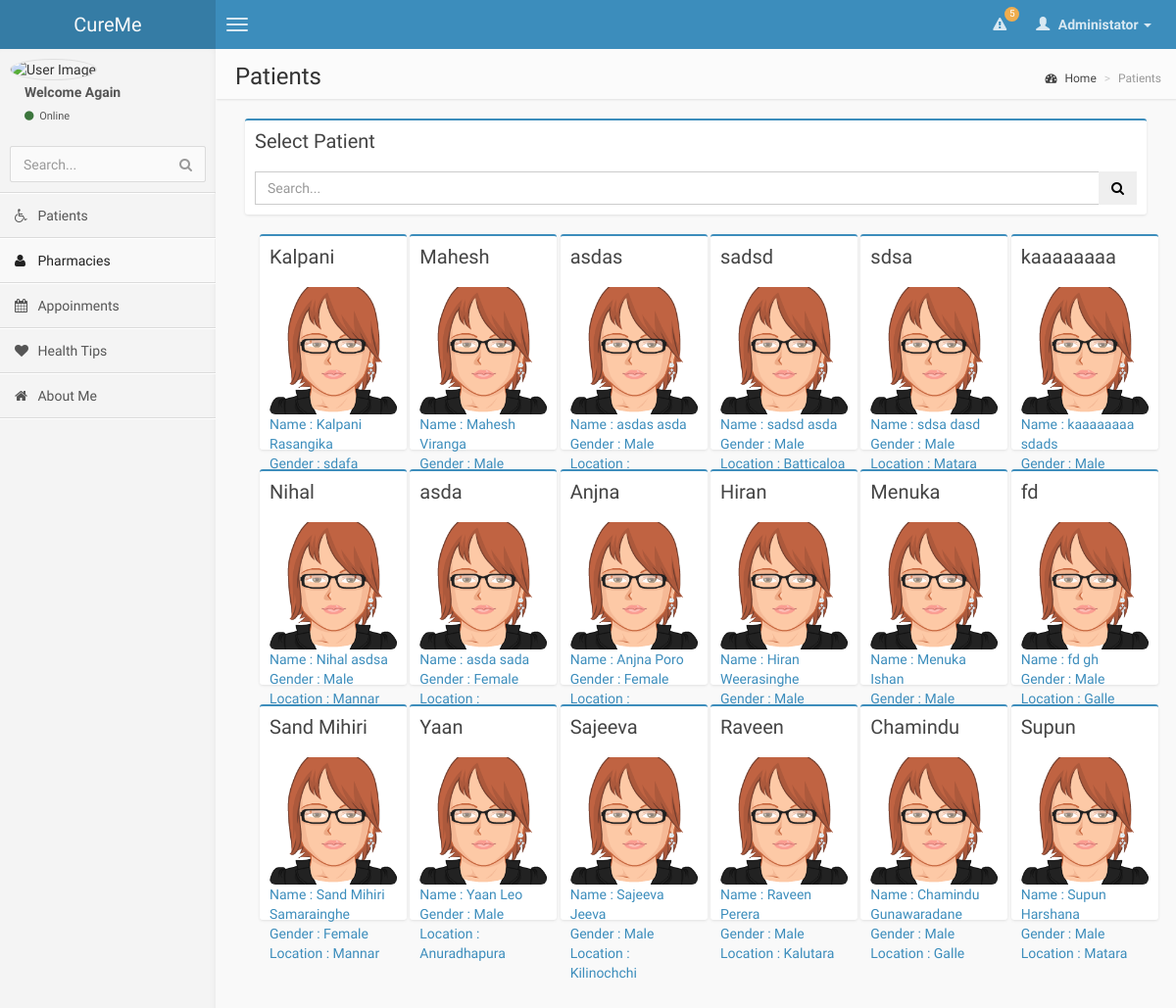
The page /views/doctor/select_patient.php (signed in) on the database its author committed.
### tables this page shows
CREATE TABLE IF NOT EXISTS `patient` (
  `patient_Id` int(11) NOT NULL,
  `active` int(1) NOT NULL DEFAULT '0',
  `patient_FName` varchar(45) NOT NULL,
  `patient_LName` varchar(45) NOT NULL,
  `email` varchar(1024) NOT NULL,
  `address_No` varchar(45) DEFAULT NULL,
  `address_Street` varchar(45) DEFAULT NULL,
  `address_City` varchar(45) DEFAULT NULL,
  `date_Of_Birth` date NOT NULL,
  `mobile_Number` varchar(45) DEFAULT NULL,
  `gender` varchar(6) NOT NULL,
  `date_Of_Registration` date DEFAULT NULL,
  `password` varchar(64) NOT NULL,
  `salt` varchar(1024) NOT NULL,
  PRIMARY KEY (`patient_Id`)
);

### classes/config.php (called while the page is built)
<?php
class Config
{
	public static function get($path=null)
	{
		if($path)
		{
			$config=$GLOBALS['config'];
			$path=explode('/',$path);
			foreach($path as $bit)
				{
					if(isset($config[$bit])){
						$config=$config[$bit];
					}
				}
		return($config);
		}
	}
}

### classes/db.php (called while the page is built, shortened)
<?php
class DB{
	private static $_instance=null;
	private $_pdo,
			$_query,
			$_error=false,
			$_result,
			$_count=0;
	private function __construct(){
	try{
		$this->_pdo=new PDO('mysql:host=' . Config::get('mysql/host') . ';dbname=' . Config::get('mysql/db') ,Config::get('mysql/username'),Config::get('mysql/password'));
		}
	catch(PDOException $e)
		{
		die($e->getMessage());
		}
	}
	public static function getInstance()
	{
	 if(!isset(self::$_instance))
	 {
		self::$_instance =new DB();
	 }
	 return self::$_instance;
	}
	public function  query($sql, $params=array())
	{
		if($this->_query = $this->_pdo->prepare($sql))
		{
				if($this->_query->execute()){
					$this->_result = $this->_query->fetchAll(PDO::FETCH_OBJ);
					}
				else{
					$this->_error=true;
				}
		}
		return($this);
	}
	public function results()
	{
		return $this->_result;
	}
}
?>

### views/doctor/select_patient.php (the view, shortened to what this page needs)
<!DOCTYPE html>
<html>
<head>
   <?php
require('header.php');
require('navigation.php');
?>
    <link href="../../css/bootstrap.min.css" rel="stylesheet" type="text/css" />
    <link href="../../css/font-awesome.min.css" rel="stylesheet" type="text/css" />
    <link href="../../css/ionicons.min.css" rel="stylesheet" type="text/css" />
    <link href="../../css/morris/morris.css" rel="stylesheet" type="text/css" />
    <link href="../../css/jvectormap/jquery-jvectormap-1.2.2.css" rel="stylesheet" type="text/css" />
    <link href="../../css/datepicker/datepicker3.css" rel="stylesheet" type="text/css" />
    <link href="../../css/daterangepicker/daterangepicker-bs3.css" rel="stylesheet" type="text/css" />
    <link href="../../css/bootstrap-wysihtml5/bootstrap3-wysihtml5.min.css" rel="stylesheet" type="text/css" />
    <link href="../../css/AdminLTE.css" rel="stylesheet" type="text/css" />
	 <link rel="stylesheet" href="//code.jquery.com/ui/1.11.2/themes/smoothness/jquery-ui.css">
	  <link rel="stylesheet" href="/resources/demos/style.css">
</head>
<body class="skin-blue">
<div class="wrapper row-offcanvas row-offcanvas-left">
<aside class="right-side">
<section class="content-header">
    <h1>
        Patients
    </h1>
    <ol class="breadcrumb">
        <li><a href="#"><i class="fa fa-dashboard"></i> Home</a></li>
        <li class="active">Patients</li>
    </ol>
</section>
<?php
				$db=DB::getInstance();
				$db->query('SELECT * FROM patient');
				$a=$db->results();
				?>
<section class="content">
<section class="col-lg-12">
    <div class="box box-primary">
        <div class="box-header">
            <h3 class="box-title">Select Patient</h3>
        </div>
        <div class="box-body">
            <form action="#" method="get">
                <div class="input-group">
                    <input type="text" id="tags" name="q" class="form-control" placeholder="Search...">
                            <span class="input-group-btn">
                                <button type="submit" name="seach" id="search-btn" class="btn btn-flat"><i class="fa fa-search"></i></button>
                            </span>
                </div>
            </form>
        </div>
    </div>
    <div class="col-sm-2">
		<?php
			foreach ($a as $ab){
			echo
        "
		<a href='../treat/patient.php?id=".$ab->patient_Id."'>
		<div class='box box-primary' style='height:220px; width:150px;'>
		<div class='box-header' data-toggle='tooltip' title='' data-original-title='Header tooltip'>
                <h5 class='box-title'>".$ab->patient_FName."</h5>
            </div>
            <div class='box-body'>
                <img src='img/avatar3.png' class='img-rounded' alt='User Image'>
                <p>
                    Name : ".$ab->patient_FName." ".$ab->patient_LName."</br>
                    Gender : ".$ab->gender."</br>
                    Location : ".$ab->address_City."
                </p>
            </div>
        </div>
        </a>
		</div>
		<div class='col-sm-2'>
        ";
	}
	?>
</section>
<section class="col-lg-5 connectedSortable">
</section>
<section class="col-lg-7 connectedSortable">
</section>
</section>
</aside>
</div>
</body>
</html>

### views/doctor/header.php (shortened to what this page needs)
<!DOCTYPE html>
<html>
<head>
    <link href="../../css/bootstrap.min.css" rel="stylesheet" type="text/css" />
    <link href="../../css/font-awesome.min.css" rel="stylesheet" type="text/css" />
    <link href="../../css/ionicons.min.css" rel="stylesheet" type="text/css" />
    <link href="../../css/morris/morris.css" rel="stylesheet" type="text/css" />
    <link href="../../css/jvectormap/jquery-jvectormap-1.2.2.css" rel="stylesheet" type="text/css" />
    <link href="../../css/datepicker/datepicker3.css" rel="stylesheet" type="text/css" />
    <link href="../../css/daterangepicker/daterangepicker-bs3.css" rel="stylesheet" type="text/css" />
    <link href="../../css/bootstrap-wysihtml5/bootstrap3-wysihtml5.min.css" rel="stylesheet" type="text/css" />
    <link href="../../css/AdminLTE.css" rel="stylesheet" type="text/css" />
</head>
<?php
$q="SELECT * FROM notification WHERE patient_Id=100 order by notitification_ID desc limit 5";
$db=DB::getInstance();
$db->query($q);
?>
<body class="skin-blue">
<header class="header">
    <a href="../../index/index.php" class="logo">
        CureMe
    </a>
    <nav class="navbar navbar-static-top" role="navigation">
        <a href="#" class="navbar-btn sidebar-toggle" data-toggle="offcanvas" role="button">
            <span class="icon-bar"></span>
            <span class="icon-bar"></span>
            <span class="icon-bar"></span>
        </a>
        <div class="navbar-right">
            <ul class="nav navbar-nav">
                <li class="dropdown notifications-menu">
                    <a href="#" class="dropdown-toggle" data-toggle="dropdown">
                        <i class="fa fa-warning"></i>
                        <span class="label label-warning"><?php echo count($db->results()) ?></span>
                    </a>
                </li>
                <li class="dropdown user user-menu">
                    <a href="#" class="dropdown-toggle" data-toggle="dropdown">
                        <i class="glyphicon glyphicon-user"></i>
                        <span>Administator <i class="caret"></i></span>
                    </a>
                </li>
            </ul>
        </div>
    </nav>
</header>
</body>
</html>

### views/doctor/navigation.php (shortened to what this page needs)
<!DOCTYPE html>
<html>
<head>
    <link href="../../css/bootstrap.min.css" rel="stylesheet" type="text/css" />
    <link href="../../css/font-awesome.min.css" rel="stylesheet" type="text/css" />
    <link href="../../css/ionicons.min.css" rel="stylesheet" type="text/css" />
    <link href="../../css/morris/morris.css" rel="stylesheet" type="text/css" />
    <link href="../../css/jvectormap/jquery-jvectormap-1.2.2.css" rel="stylesheet" type="text/css" />
    <link href="../../css/datepicker/datepicker3.css" rel="stylesheet" type="text/css" />
    <link href="../../css/daterangepicker/daterangepicker-bs3.css" rel="stylesheet" type="text/css" />
    <link href="../../css/bootstrap-wysihtml5/bootstrap3-wysihtml5.min.css" rel="stylesheet" type="text/css" />
    <link href="../../css/AdminLTE.css" rel="stylesheet" type="text/css" />
</head>
<body class="skin-blue">
<div class="wrapper row-offcanvas row-offcanvas-left">
<aside class="left-side sidebar-offcanvas">
    <section class="sidebar">
        <div class="user-panel">
            <div class="pull-left image">
                <img src="img/doctor.png" class="img-circle" alt="User Image" />
            </div>
            <div class="pull-left info">
                <p>Welcome Again</p>
                <a href="#"><i class="fa fa-circle text-success"></i> Online</a>
            </div>
        </div>
        <form action="#" method="get" class="sidebar-form">
            <div class="input-group">
                <input type="text" name="q" class="form-control" placeholder="Search..."/>
                            <span class="input-group-btn">
                                <button type='submit' name='seach' id='search-btn' class="btn btn-flat"><i class="fa fa-search"></i></button>
                            </span>
            </div>
        </form>
        <ul class="sidebar-menu">
            <li >
                <a href='select_patient.php'>
                    <i class="fa fa-wheelchair"></i> <span>Patients</span>
                </a>
            </li>
            <li class="active">
                <a href='pharmacies.php'>
                    <i class="fa fa-user"></i> <span>Pharmacies</span>
                </a>
            </li>
            <li>
                <a href='appoinmentcheck.php'>
                    <i class="fa fa-calendar"></i> <span>Appoinments</span>
                </a>
            </li>
            <li>
                <a href='healthtips.php'>
                    <i class="fa  fa-heart"></i> <span>Health Tips</span>
                </a>
            </li>
            <li>
                <a href='about.php'>
                    <i class="fa  fa-home"></i> <span>About Me</span>
                </a>
            </li>
        </ul>
    </section>
</aside>
</body>
</html>

### rows shown on the page
patient: patient_FName "Kalpani", patient_LName "Rasangika", gender "sdafa"
patient: patient_FName "Mahesh", patient_LName "Viranga", gender "Male"
patient: patient_FName "asdas", patient_LName "asda", gender "Male"
patient: patient_FName "sadsd", patient_LName "asda", gender "Male", address_City "Batticaloa"
patient: patient_FName "sdsa", patient_LName "dasd", gender "Male", address_City "Matara"
patient: patient_FName "kaaaaaaaa", patient_LName "sdads", gender "Male"
patient: patient_FName "Nihal", patient_LName "asdsa", gender "Male", address_City "Mannar"
patient: patient_FName "asda", patient_LName "sada", gender "Female"
patient: patient_FName "Anjna", patient_LName "Poro", gender "Female"
patient: patient_FName "Hiran", patient_LName "Weerasinghe", gender "Male"
patient: patient_FName "Menuka", patient_LName "Ishan", gender "Male"
patient: patient_FName "fd", patient_LName "gh", gender "Male", address_City "Galle"
patient: patient_FName "Sand Mihiri", patient_LName "Samarainghe", gender "Female", address_City "Mannar"
patient: patient_FName "Yaan", patient_LName "Leo", gender "Male", address_City "Anuradhapura"
patient: patient_FName "Sajeeva", patient_LName "Jeeva", gender "Male", address_City "Kilinochchi"
patient: patient_FName "Raveen", patient_LName "Perera", gender "Male", address_City "Kalutara"
patient: patient_FName "Chamindu", patient_LName "Gunawaradane", gender "Male", address_City "Galle"
patient: patient_FName "Supun", patient_LName "Harshana", gender "Male", address_City "Matara"

### other values the page prints
count($db->results()) "5"
